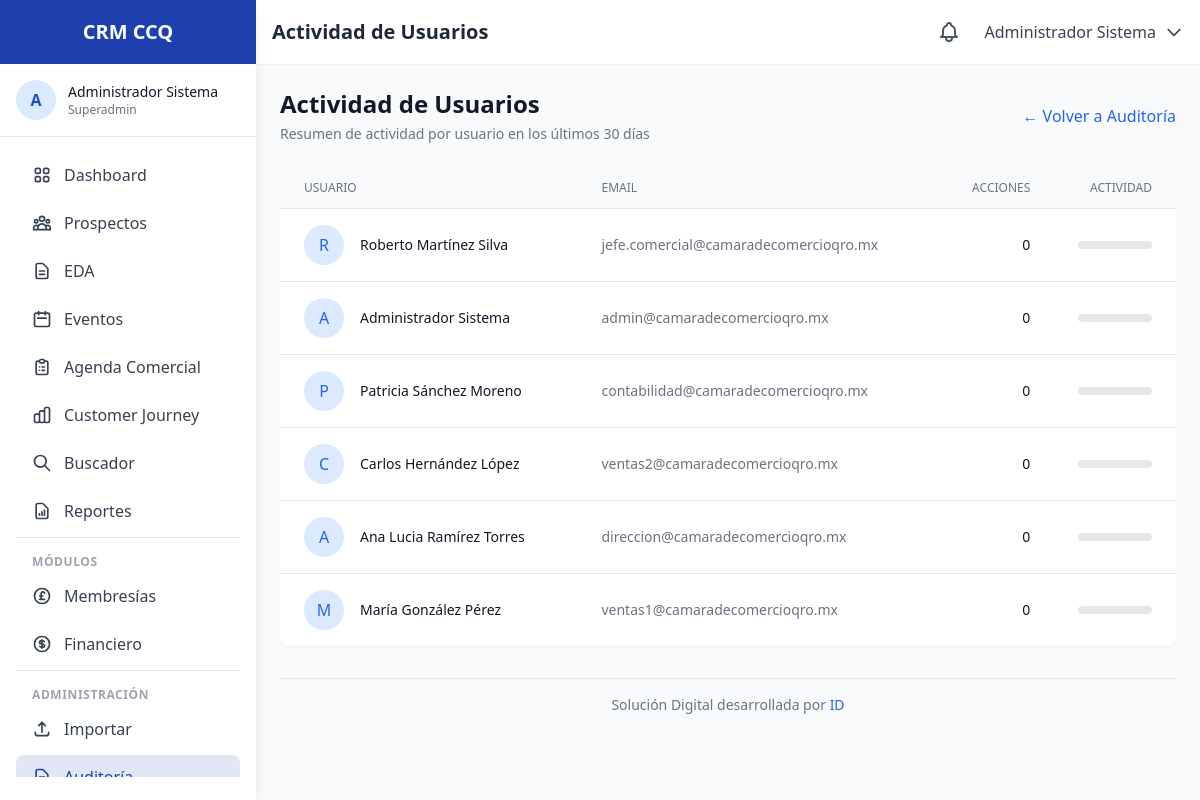
The app's page /auditoria/actividad (signed in) with its own data.
### tables this page shows
CREATE TABLE IF NOT EXISTS `users` (
    `id` INT UNSIGNED AUTO_INCREMENT PRIMARY KEY,
    `role_id` INT UNSIGNED NOT NULL,
    `email` VARCHAR(255) NOT NULL UNIQUE,
    `password` VARCHAR(255) NOT NULL,
    `name` VARCHAR(100) NOT NULL,
    `phone` VARCHAR(20),
    `whatsapp` VARCHAR(20),
    `avatar` VARCHAR(255),
    `is_active` TINYINT(1) DEFAULT 1,
    `last_login` TIMESTAMP NULL,
    `created_at` TIMESTAMP DEFAULT CURRENT_TIMESTAMP,
    `updated_at` TIMESTAMP DEFAULT CURRENT_TIMESTAMP ON UPDATE CURRENT_TIMESTAMP,
    FOREIGN KEY (`role_id`) REFERENCES `roles`(`id`)
);

### app/views/audit/activity.php (the view, shortened to what the rows shown need)
<div class="space-y-6">
    <div class="flex items-center justify-between">
        <div>
            <h2 class="text-2xl font-bold text-gray-900">Actividad de Usuarios</h2>
        </div>
    </div>
    <div class="bg-white rounded-lg shadow-sm overflow-hidden">
        <div class="overflow-x-auto">
            <table class="min-w-full divide-y divide-gray-200">
                <thead class="bg-gray-50">
                    <tr>
                        <th class="px-6 py-3 text-left text-xs font-medium text-gray-500 uppercase">Usuario</th>
                        <th class="px-6 py-3 text-left text-xs font-medium text-gray-500 uppercase">Email</th>
                        <th class="px-6 py-3 text-right text-xs font-medium text-gray-500 uppercase">Acciones</th>
                        <th class="px-6 py-3 text-right text-xs font-medium text-gray-500 uppercase">Actividad</th>
                    </tr>
                </thead>
                <tbody class="divide-y divide-gray-200">
                    <?php
                    foreach ($userActivity as $user):
                    ?>
                    <tr class="hover:bg-gray-50">
                        <td class="px-6 py-4 whitespace-nowrap">
                            <div class="flex items-center">
                                <div class="flex-shrink-0 h-10 w-10 bg-blue-100 rounded-full flex items-center justify-center">
                                    <span class="text-blue-600 font-medium">
                                        <?php echo mb_substr($user['name'], 0, 1, 'UTF-8'); ?>
                                    </span>
                                </div>
                                <div class="ml-4">
                                    <p class="text-sm font-medium text-gray-900">
                                        <?php echo htmlspecialchars($user['name']); ?>
                                    </p>
                                </div>
                            </div>
                        </td>
                        <td class="px-6 py-4 whitespace-nowrap text-sm text-gray-500">
                            <?php echo htmlspecialchars($user['email']); ?>
                        </td>
                        <td class="px-6 py-4 whitespace-nowrap text-sm font-medium text-gray-900 text-right">
                            <?php echo number_format($user['action_count']); ?>
                        </td>
                        <td class="px-6 py-4 whitespace-nowrap">
                            <div class="flex items-center">
                                <div class="flex-1 h-2 bg-gray-200 rounded-full overflow-hidden">
                                </div>
                            </div>
                        </td>
                    </tr>
                    <?php endforeach; ?>
                </tbody>
            </table>
        </div>
    </div>
</div>

### records on screen
users: name "R", name "Roberto Martínez Silva", email "jefe.comercial@camaradecomercioqro.mx", action_count "0"
users: name "A", name "Administrador Sistema", email "admin@camaradecomercioqro.mx", action_count "0"
users: name "P", name "Patricia Sánchez Moreno", email "contabilidad@camaradecomercioqro.mx", action_count "0"
users: name "C", name "Carlos Hernández López", email "ventas2@camaradecomercioqro.mx", action_count "0"
users: name "A", name "Ana Lucia Ramírez Torres", email "direccion@camaradecomercioqro.mx", action_count "0"
users: name "M", name "María González Pérez", email "ventas1@camaradecomercioqro.mx", action_count "0"

### other values on screen
$siteName "CRM CCQ"
mb_substr($_SESSION['user_name'] ?? 'U', 0, 1, 'UTF-8') "A"
$_SESSION['user_name'] "Administrador Sistema"
$_SESSION['user_role'] "Superadmin"
$pageTitle "Actividad de Usuarios"
